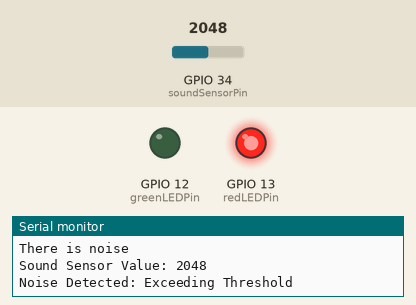
This sketch was run on a simulated ESP32. Shown: output pins drawn as LEDs (lit = HIGH), the last lines printed to the serial monitor. The inputs (shaded band) are chosen by the test bench; at power-on: GPIO 34 (soundSensorPin) = 2048.

Above: at 4.9 s.
5.0 s: GPIO 34 (soundSensorPin) set to 769
10.1 s: GPIO 34 (soundSensorPin) set to 637
At 12.7 s:
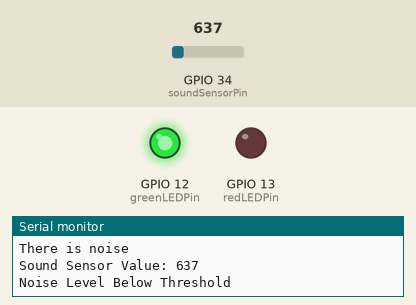
19.6 s: GPIO 34 (soundSensorPin) set to 740
At 25.0 s:
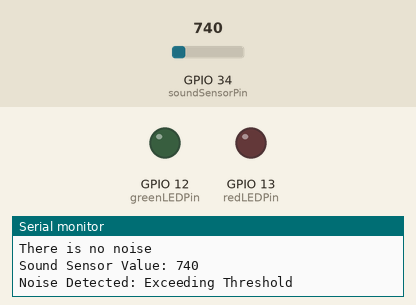
29.1 s: GPIO 34 (soundSensorPin) set to 660
At 30.9 s:
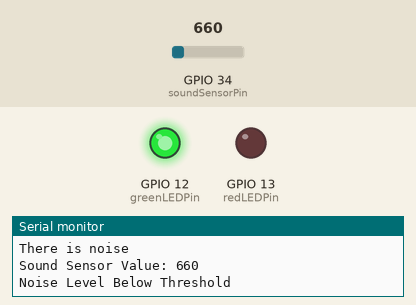
Timing chart, 0 to 39.6 s (numbered marks = the images above; inputs shaded):
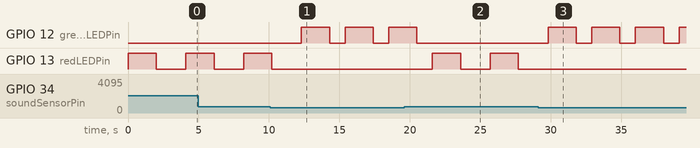

The sketch:

noisedetection.ino
```cpp
// Pin definitions
const int soundSensorPin = 34; // Analog pin for sound sensor
const int redLEDPin = 13;      // Pin for red LED
const int greenLEDPin = 12;    // Pin for green LED

// Define your threshold value (set this based on your testing from Part 1)
int noiseThreshold = 700;

void setup() {
  // Initialize pins
  pinMode(redLEDPin, OUTPUT);
  pinMode(greenLEDPin, OUTPUT);

  // Start Serial communication for debugging
  Serial.begin(115200);
  Serial.println("Noise Control System Initialized with Analog Sound Sensor");
}

void loop() {
  // Read the analog value from the sound sensor
  int soundValue = analogRead(soundSensorPin);

  // Print the analog value and threshold to the Serial Monitor
  Serial.print("Sound Sensor Value: ");
  Serial.println(soundValue);

  // Check if the sound value exceeds the noise threshold
  if (soundValue > noiseThreshold) {
    Serial.println("Noise Detected: Exceeding Threshold");

    // Noise threshold exceeded, blink red LED
    digitalWrite(redLEDPin, HIGH);  // Turn on red LED
    delay(2000);                     // Keep it on for 500ms
    digitalWrite(redLEDPin, LOW);   // Turn off red LED
    delay(2000);                     // Wait 2 seconds

    // Display noise status in the serial monitor
    Serial.println("There is noise");

  } else {
    Serial.println("Noise Level Below Threshold");

    // Noise level settled, turn on green LED for a few seconds
    digitalWrite(greenLEDPin, HIGH); // Turn on green LED
    delay(2000);                     // Keep it on for 2 seconds
    digitalWrite(greenLEDPin, LOW);  // Turn off green LED
    delay(1000);                      // Wait 1000ms before next check

    // Display no-noise status in the serial monitor
    Serial.println("There is no noise");
  }

  // Delay for readability
  delay(100);
}
```

Measured:
- the behaviour switches between 701 and 700 on GPIO 34 (soundSensorPin) (found by bisection; images 0 and 1)
- after the input at 10.1 s, GPIO 12 (greenLEDPin): alternates HIGH for 2.0 s and LOW for 1.1 s, starting after 2.2 s; GPIO 13 (redLEDPin): goes on until 10.2 s, then stays LOW
- after the input at 19.6 s, GPIO 12 (greenLEDPin): goes on until 20.5 s, then stays LOW; GPIO 13 (redLEDPin): alternates HIGH for 2.0 s and LOW for 2.1 s, starting after 2.0 s
- after the input at 29.1 s, GPIO 12 (greenLEDPin): alternates HIGH for 2.0 s and LOW for 1.1 s, starting after 0.71 s; GPIO 13 (redLEDPin): stops changing and stays LOW
